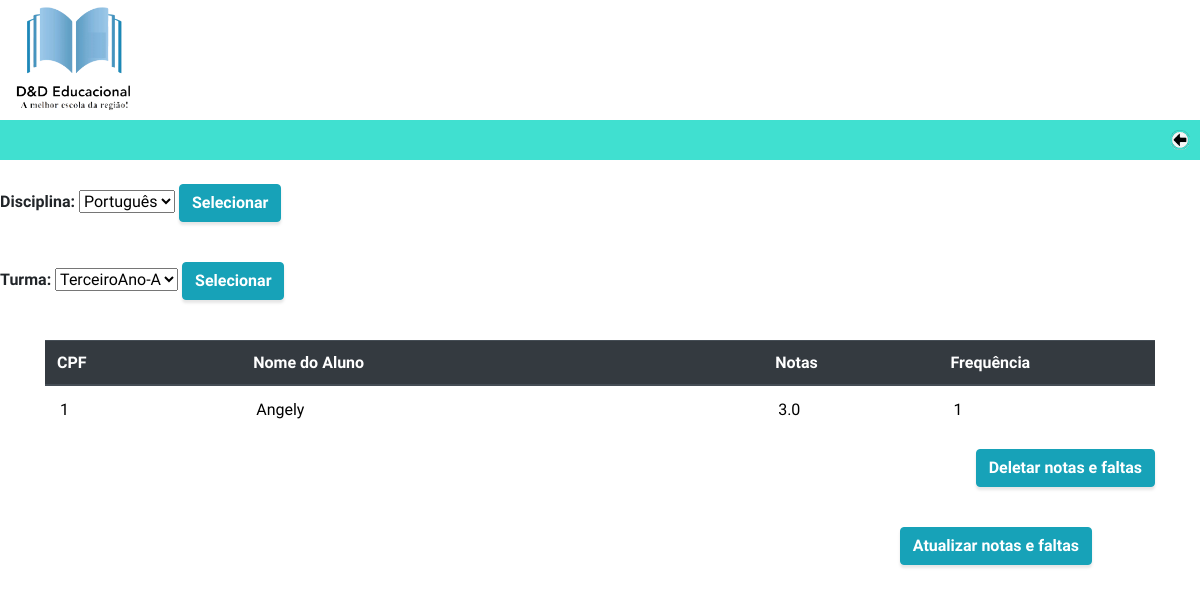
The app's page /lancamento-nota/2/2/ (signed in), older data.
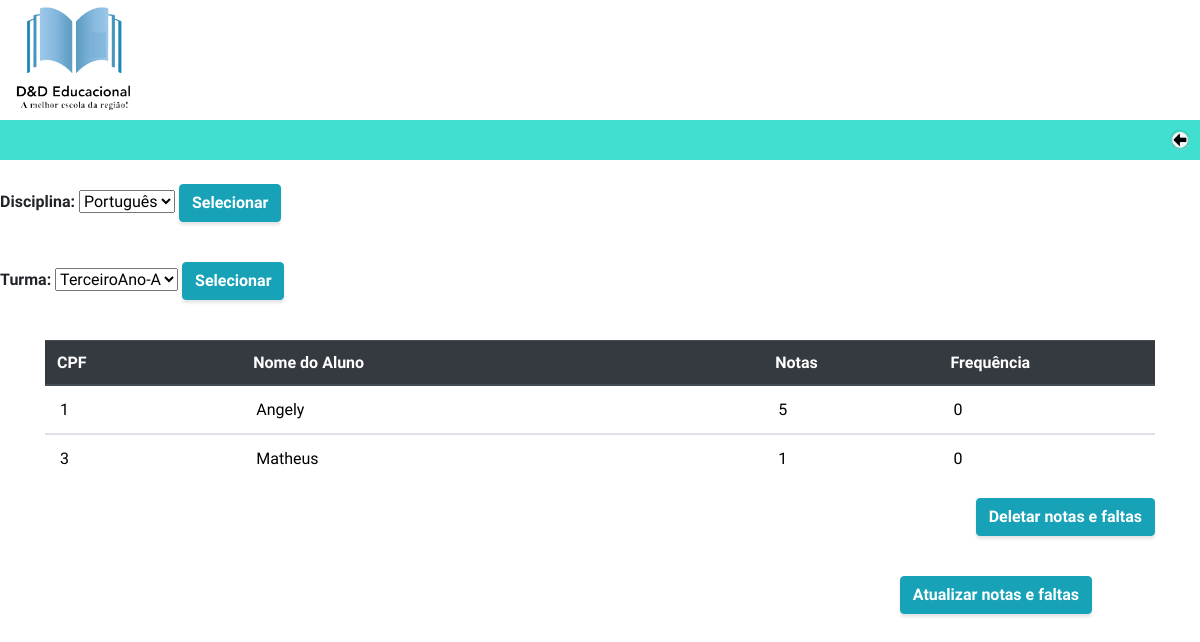
The same page, newer data.
### academic/models.py (models this page shows, shortened)
class Situacao_aluno(models.Model):
    id_disciplina = models.ForeignKey(Disciplina,on_delete=models.CASCADE)
    cpf = models.ForeignKey(Aluno,on_delete=models.CASCADE)
    nota = models.CharField(max_length=4, null=True)
    frequencia = models.IntegerField(null=True)

class Aluno(models.Model):
    cpf = models.AutoField(primary_key=True)
    nome = models.CharField(max_length=200)
    dt_nascimento = models.DateField()
    foto = models.ImageField(upload_to='perfil', blank=True, null=True)
    user = models.ForeignKey(User, on_delete=models.CASCADE)
    cod_turma = models.ForeignKey(Turma, on_delete=models.CASCADE)
    cpf_resp =  models.ForeignKey(Responsavel, on_delete=models.CASCADE)

### academic/views.py (the view)
# urls.py: path('lancamento-nota/<int:id_disc>/<int:cpf_prof>/',views.lancamento_notas),
@login_required(login_url='/login-professor/')
def lancamento_notas(request, id_disc,cpf_prof):
    disc = Disciplina.objects.all().select_related("cod_turma")
    sit = Situacao_aluno.objects.all().select_related("cpf", "id_disciplina").filter(id_disciplina=id_disc)
    return render(request, 'lanc-notas.html', {"sit": sit, "disc": disc ,"id_disc":id_disc, "cpf_prof": cpf_prof})

### academic/templates/academic/lanc-notas.html (shortened to what this page needs)
{% include "lancamento-nota.html" %}
<div class="form">
    <form action="/nota-update/" method="POST">{% csrf_token %}
            <div style="text-align: right;  width:91%; padding:0;">
            <td>
                <button type="submit" class="btn btn-info">Atualizar notas e faltas</button>
            </td>
        </div>
    </form>
</div>

### academic/templates/academic/lancamento-nota.html (shortened to what this page needs)
{% include "disciplinas.html" %}
<div class="container">
    <form action="/nota-delete/" method="POST">{% csrf_token %}
        <table class="table">
  <thead class="thead-dark">
                <tr>
                    <th>CPF</th>
                    <th scope="col">Nome do Aluno</th>
                    <th scope="col">Notas</th>
                    <th scope="col">Frequência</th>
                </tr>
                </thead>
                {% for s in sit%}
                <tbody>
                <tr>
                    <td scope="row"><input  style="border: 1px solid #ffffff; width:70px" type="text" name="cpf"
                                           value="{{s.cpf.cpf}}"
                                           readonly></td>
                    <td scope="row"><input  style="border: 1px solid #ffffff;" type="text"
                                           value="{{s.cpf.nome}}" readonly></td>
                    <td scope="row" ><input  style="border: 1px solid #ffffff; width:60px;" type="number" step="0.01" name="nota"
                                           value="{{s.nota}}"
                                           readonly></td>
                    <td scope="row" ><input  style="border: 1px solid #ffffff;width:60px;" type="text" name="freq"
                                           value="{{s.frequencia}}"
                                           readonly></td>
                </tr>
                {% endfor %}
                </tbody>
            </table>
        <div style="text-align: right;">
            <td>
                <button type="submit" class="btn btn-info">Deletar notas e faltas</button>
            </td>
        </div>
        <br>
    </form>
</div>

Row changes from the older to the newer data that the page shows:
removed Situacao_aluno: cpf "1", cpf.nome "Angely", nota "3.0", freq "1"
added Situacao_aluno: cpf "1", cpf.nome "Angely", nota "5", freq "0"
added Situacao_aluno: cpf "3", cpf.nome "Matheus", nota "1", freq "0"
